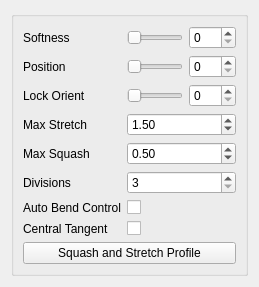
<?xml version="1.0" encoding="UTF-8"?>
<ui version="4.0">
 <class>Form</class>
 <widget class="QWidget" name="Form">
  <property name="geometry">
   <rect>
    <x>0</x>
    <y>0</y>
    <width>259</width>
    <height>265</height>
   </rect>
  </property>
  <property name="windowTitle">
   <string>Form</string>
  </property>
  <layout class="QGridLayout" name="gridLayout">
   <item row="0" column="0">
    <widget class="QGroupBox" name="groupBox">
     <property name="title">
      <string/>
     </property>
     <layout class="QGridLayout" name="gridLayout_2">
      <item row="0" column="0">
       <layout class="QVBoxLayout" name="verticalLayout">
        <item>
         <layout class="QFormLayout" name="formLayout">
          <item row="0" column="0">
           <widget class="QLabel" name="softness_label">
            <property name="text">
             <string>Softness</string>
            </property>
           </widget>
          </item>
          <item row="0" column="1">
           <layout class="QHBoxLayout" name="horizontalLayout_3">
            <item>
             <widget class="QSlider" name="softness_slider">
              <property name="minimumSize">
               <size>
                <width>0</width>
                <height>15</height>
               </size>
              </property>
              <property name="maximum">
               <number>100</number>
              </property>
              <property name="orientation">
               <enum>Qt::Horizontal</enum>
              </property>
             </widget>
            </item>
            <item>
             <widget class="QSpinBox" name="softness_spinBox">
              <property name="maximum">
               <number>100</number>
              </property>
             </widget>
            </item>
           </layout>
          </item>
          <item row="1" column="0">
           <widget class="QLabel" name="softness_label_2">
            <property name="text">
             <string>Position</string>
            </property>
           </widget>
          </item>
          <item row="1" column="1">
           <layout class="QHBoxLayout" name="horizontalLayout_4">
            <item>
             <widget class="QSlider" name="position_slider">
              <property name="minimumSize">
               <size>
                <width>0</width>
                <height>15</height>
               </size>
              </property>
              <property name="maximum">
               <number>100</number>
              </property>
              <property name="orientation">
               <enum>Qt::Horizontal</enum>
              </property>
             </widget>
            </item>
            <item>
             <widget class="QSpinBox" name="position_spinBox">
              <property name="maximum">
               <number>100</number>
              </property>
             </widget>
            </item>
           </layout>
          </item>
          <item row="2" column="0">
           <widget class="QLabel" name="softness_label_3">
            <property name="text">
             <string>Lock Orient</string>
            </property>
           </widget>
          </item>
          <item row="2" column="1">
           <layout class="QHBoxLayout" name="horizontalLayout_5">
            <item>
             <widget class="QSlider" name="lockOri_slider">
              <property name="minimumSize">
               <size>
                <width>0</width>
                <height>15</height>
               </size>
              </property>
              <property name="maximum">
               <number>100</number>
              </property>
              <property name="orientation">
               <enum>Qt::Horizontal</enum>
              </property>
             </widget>
            </item>
            <item>
             <widget class="QSpinBox" name="lockOri_spinBox">
              <property name="maximum">
               <number>100</number>
              </property>
             </widget>
            </item>
           </layout>
          </item>
          <item row="3" column="0">
           <widget class="QLabel" name="maxStretch_label">
            <property name="sizePolicy">
             <sizepolicy hsizetype="MinimumExpanding" vsizetype="MinimumExpanding">
              <horstretch>0</horstretch>
              <verstretch>0</verstretch>
             </sizepolicy>
            </property>
            <property name="text">
             <string>Max Stretch</string>
            </property>
           </widget>
          </item>
          <item row="3" column="1">
           <widget class="QDoubleSpinBox" name="maxStretch_spinBox">
            <property name="sizePolicy">
             <sizepolicy hsizetype="MinimumExpanding" vsizetype="Fixed">
              <horstretch>0</horstretch>
              <verstretch>0</verstretch>
             </sizepolicy>
            </property>
            <property name="minimum">
             <double>1.000000000000000</double>
            </property>
            <property name="singleStep">
             <double>0.100000000000000</double>
            </property>
            <property name="value">
             <double>1.500000000000000</double>
            </property>
           </widget>
          </item>
          <item row="4" column="0">
           <widget class="QLabel" name="maxSquash_label">
            <property name="sizePolicy">
             <sizepolicy hsizetype="MinimumExpanding" vsizetype="MinimumExpanding">
              <horstretch>0</horstretch>
              <verstretch>0</verstretch>
             </sizepolicy>
            </property>
            <property name="text">
             <string>Max Squash</string>
            </property>
           </widget>
          </item>
          <item row="4" column="1">
           <widget class="QDoubleSpinBox" name="maxSquash_spinBox">
            <property name="sizePolicy">
             <sizepolicy hsizetype="MinimumExpanding" vsizetype="Fixed">
              <horstretch>0</horstretch>
              <verstretch>0</verstretch>
             </sizepolicy>
            </property>
            <property name="minimum">
             <double>0.100000000000000</double>
            </property>
            <property name="maximum">
             <double>1.000000000000000</double>
            </property>
            <property name="singleStep">
             <double>0.100000000000000</double>
            </property>
            <property name="value">
             <double>0.500000000000000</double>
            </property>
           </widget>
          </item>
          <item row="5" column="0">
           <widget class="QLabel" name="divisions_label">
            <property name="text">
             <string>Divisions</string>
            </property>
           </widget>
          </item>
          <item row="5" column="1">
           <widget class="QSpinBox" name="division_spinBox">
            <property name="sizePolicy">
             <sizepolicy hsizetype="Expanding" vsizetype="Fixed">
              <horstretch>0</horstretch>
              <verstretch>0</verstretch>
             </sizepolicy>
            </property>
            <property name="minimum">
             <number>3</number>
            </property>
            <property name="value">
             <number>3</number>
            </property>
           </widget>
          </item>
          <item row="6" column="1">
           <widget class="QCheckBox" name="autoBend_checkBox">
            <property name="text">
             <string/>
            </property>
           </widget>
          </item>
          <item row="6" column="0">
           <widget class="QLabel" name="autoBend_label">
            <property name="text">
             <string>Auto Bend Control</string>
            </property>
           </widget>
          </item>
          <item row="7" column="1">
           <widget class="QCheckBox" name="centralTangent_checkBox">
            <property name="text">
             <string/>
            </property>
           </widget>
          </item>
          <item row="7" column="0">
           <widget class="QLabel" name="centralTangent_label">
            <property name="text">
             <string>Central Tangent</string>
            </property>
           </widget>
          </item>
         </layout>
        </item>
        <item>
         <widget class="QPushButton" name="squashStretchProfile_pushButton">
          <property name="text">
           <string>Squash and Stretch Profile</string>
          </property>
         </widget>
        </item>
       </layout>
      </item>
     </layout>
    </widget>
   </item>
  </layout>
 </widget>
 <resources/>
 <connections>
  <connection>
   <sender>softness_slider</sender>
   <signal>sliderMoved(int)</signal>
   <receiver>softness_spinBox</receiver>
   <slot>setValue(int)</slot>
   <hints>
    <hint type="sourcelabel">
     <x>187</x>
     <y>30</y>
    </hint>
    <hint type="destinationlabel">
     <x>235</x>
     <y>28</y>
    </hint>
   </hints>
  </connection>
  <connection>
   <sender>softness_spinBox</sender>
   <signal>valueChanged(int)</signal>
   <receiver>softness_slider</receiver>
   <slot>setValue(int)</slot>
   <hints>
    <hint type="sourcelabel">
     <x>235</x>
     <y>20</y>
    </hint>
    <hint type="destinationlabel">
     <x>187</x>
     <y>20</y>
    </hint>
   </hints>
  </connection>
  <connection>
   <sender>position_slider</sender>
   <signal>valueChanged(int)</signal>
   <receiver>position_spinBox</receiver>
   <slot>setValue(int)</slot>
   <hints>
    <hint type="sourcelabel">
     <x>156</x>
     <y>50</y>
    </hint>
    <hint type="destinationlabel">
     <x>208</x>
     <y>50</y>
    </hint>
   </hints>
  </connection>
  <connection>
   <sender>position_spinBox</sender>
   <signal>valueChanged(int)</signal>
   <receiver>position_slider</receiver>
   <slot>setValue(int)</slot>
   <hints>
    <hint type="sourcelabel">
     <x>218</x>
     <y>56</y>
    </hint>
    <hint type="destinationlabel">
     <x>176</x>
     <y>54</y>
    </hint>
   </hints>
  </connection>
  <connection>
   <sender>lockOri_spinBox</sender>
   <signal>valueChanged(int)</signal>
   <receiver>lockOri_slider</receiver>
   <slot>setValue(int)</slot>
   <hints>
    <hint type="sourcelabel">
     <x>207</x>
     <y>79</y>
    </hint>
    <hint type="destinationlabel">
     <x>165</x>
     <y>82</y>
    </hint>
   </hints>
  </connection>
  <connection>
   <sender>lockOri_slider</sender>
   <signal>valueChanged(int)</signal>
   <receiver>lockOri_spinBox</receiver>
   <slot>setValue(int)</slot>
   <hints>
    <hint type="sourcelabel">
     <x>111</x>
     <y>76</y>
    </hint>
    <hint type="destinationlabel">
     <x>198</x>
     <y>70</y>
    </hint>
   </hints>
  </connection>
  <connection>
   <sender>softness_slider</sender>
   <signal>valueChanged(int)</signal>
   <receiver>softness_spinBox</receiver>
   <slot>setValue(int)</slot>
   <hints>
    <hint type="sourcelabel">
     <x>97</x>
     <y>23</y>
    </hint>
    <hint type="destinationlabel">
     <x>207</x>
     <y>23</y>
    </hint>
   </hints>
  </connection>
 </connections>
</ui>
